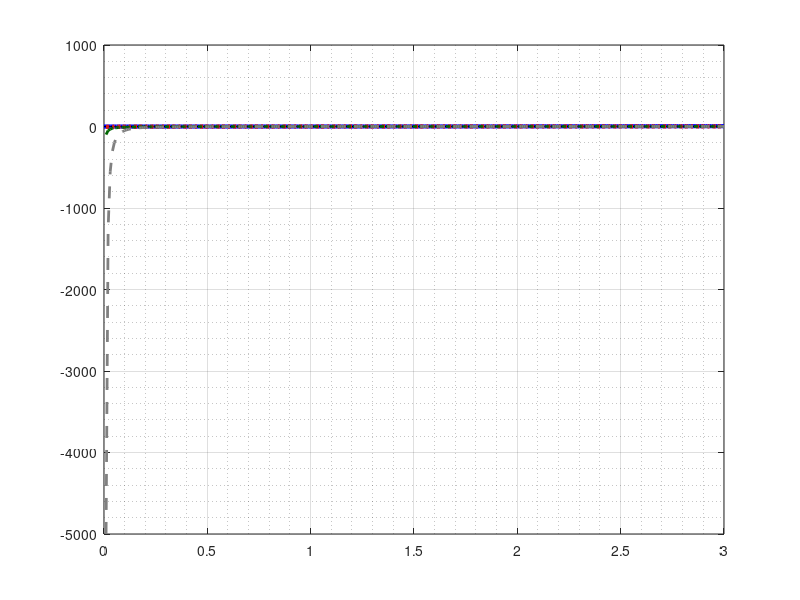

This figure's MATLAB source: (Note: this script raises an error after producing the figure.)
%% Path
clear;
% relative paths can terminates early; so use absolute
path_home = '/Users/chovey/Brief/book/fig';
addpath(path_home);

pdf_output = 1; % 0 for no pdf output, 1 for pdf output

%% Utilities
LightGray = [0.9 0.9 0.9];
MediumGray = [0.5 0.5 0.5];
DarkGray = [0.1 0.1 0.1];
DarkGreen = [0.0 0.4 0.0];
DeepCadmiumRed = [0.88 0.09 0.05];
LightBlue = [50 100 256]/256;

%% Plot
x = 0:0.01:3;
y_lag = 0.5*(x.^2 - 1);
y_eng = x - 1;
y_log = log(x);
y_true = 1 - (1./x);
y_eul = 0.5*(1 - (1./x).^2);
h=figure(1);
clf;

e2 = plot(x,y_lag,'Color','b','LineWidth',3);
hold on;
e1 = plot(x,y_eng,'Color','k','LineWidth',0.5);
e0 = plot(x,y_log,'Color',DeepCadmiumRed,'LineStyle',':','LineWidth',3);
en1 = plot(x,y_true,'Color',DarkGreen,'LineStyle','-.','LineWidth',2);
en2 = plot(x,y_eul,'Color',MediumGray,'LineWidth',2','LineStyle','--');

grid on;
grid minor;
ax = gca;
ax.GridColor = DarkGray;
ax.GridAlpha = 0.5;
ax.GridLineStyle = '-';
axis equal;
axis([0 3 -2 2]);
xticks(0:1:3);
%xticklabels({'0','','1','','2','','3'});
yticks(-2:1:2);
%yticklabels({'-2','','-1','','0','','1','','2'});
xlabel('$\mbox{stretch} \; \lambda = \frac{\ell}{L_0}$','interpreter','latex');
ylabel('$\mbox{strain} \; f(\lambda)$','interpreter','latex');
legend({'Lagrange', 'Engineering (Biot)', ...
    'Log (Hencky, Natural)', 'True', ...
    'Eulieran'}, ...
    'Location','SouthEast','interpreter','latex');


%% Output
if pdf_output
    pdf_string = 'strain_v_stretch';
    cd(path_home);
    fig = gcf;
    set(fig, 'PaperOrientation','portrait');
    set(fig, 'PaperUnits','normalized');
    set(fig, 'PaperPosition', [0 0 1 1]);
    saveas(fig, pdf_string, 'pdf');
end
